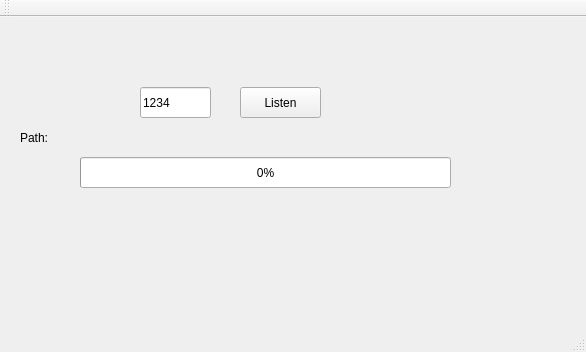
<?xml version="1.0" encoding="UTF-8"?>
<ui version="4.0">
 <class>MainWindow</class>
 <widget class="QMainWindow" name="MainWindow">
  <property name="geometry">
   <rect>
    <x>0</x>
    <y>0</y>
    <width>586</width>
    <height>352</height>
   </rect>
  </property>
  <property name="windowTitle">
   <string>MainWindow</string>
  </property>
  <widget class="QWidget" name="centralWidget">
   <widget class="QLineEdit" name="EdtL_Port">
    <property name="geometry">
     <rect>
      <x>140</x>
      <y>70</y>
      <width>71</width>
      <height>31</height>
     </rect>
    </property>
    <property name="text">
     <string>1234</string>
    </property>
   </widget>
   <widget class="QPushButton" name="BtnP_Listen">
    <property name="geometry">
     <rect>
      <x>240</x>
      <y>70</y>
      <width>81</width>
      <height>31</height>
     </rect>
    </property>
    <property name="text">
     <string>Listen</string>
    </property>
   </widget>
   <widget class="QLabel" name="lbl_file">
    <property name="geometry">
     <rect>
      <x>20</x>
      <y>110</y>
      <width>521</width>
      <height>21</height>
     </rect>
    </property>
    <property name="text">
     <string>Path:</string>
    </property>
   </widget>
   <widget class="QProgressBar" name="progressBar">
    <property name="geometry">
     <rect>
      <x>80</x>
      <y>140</y>
      <width>371</width>
      <height>31</height>
     </rect>
    </property>
    <property name="value">
     <number>0</number>
    </property>
   </widget>
  </widget>
  <widget class="QMenuBar" name="menuBar">
   <property name="geometry">
    <rect>
     <x>0</x>
     <y>0</y>
     <width>586</width>
     <height>21</height>
    </rect>
   </property>
  </widget>
  <widget class="QToolBar" name="mainToolBar">
   <attribute name="toolBarArea">
    <enum>TopToolBarArea</enum>
   </attribute>
   <attribute name="toolBarBreak">
    <bool>false</bool>
   </attribute>
  </widget>
  <widget class="QStatusBar" name="statusBar"/>
 </widget>
 <layoutdefault spacing="6" margin="11"/>
 <resources/>
 <connections/>
</ui>
